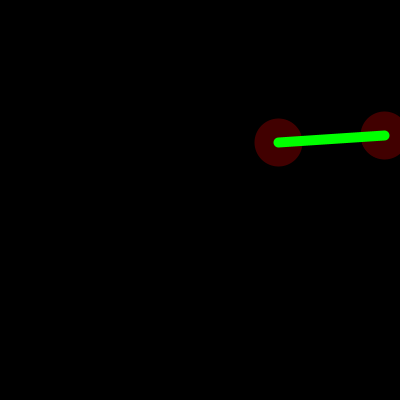
Frame 1 (no input)
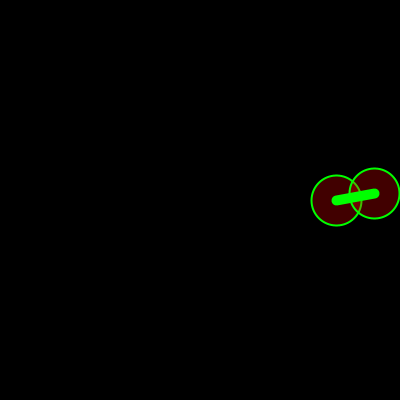
Frame 60 (the mouse pressed at the canvas centre just before this capture)
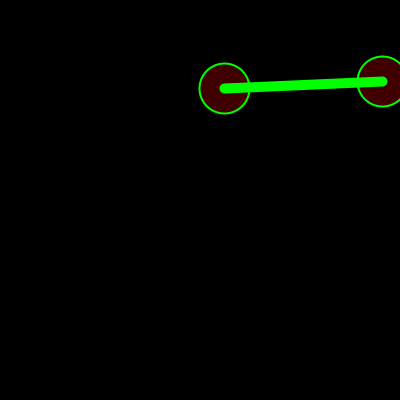
Frame 120 (the mouse held since frame 60 and released just before this capture)

The Processing sketch that drew these frames (run headless with seeded random() and noise(); from frame 60 on, the mouse is pressed at the canvas centre):

// Processing sketch: just_for_fun
// ── just_for_fun.pde
float x_1,y_1, dx_1 = +2.0, dy_1 = +2.0;
float x_2,y_2, dx_2 = +2.0, dy_2 = +2.0;
int account = 0;
final float radio = 50;

void setup(){
size(400,400);
  x_1 = random(radio,width);
  y_1 = random(radio,height);
  
  x_2 = random(radio,width);
  y_2 = random(radio,height);
}

void draw(){
 
  x_1 = x_1+dx_1;
  y_1 = y_1+dy_1;
  
  x_2 = x_2+dx_2;
  y_2 = y_2+dy_2;
  
  if(sqrt((x_1-x_2)*(x_1-x_2)+(y_1-y_2)*(y_1-y_2)) <= radio){
      dx_1 = -dx_1;
      dx_2 = -dx_2;
      
      dy_1 = -dy_1;
      dy_2 = -dy_2;
      
      //account++;
   }
   
   if(account>0){
   dx_1++;
   dy_1++;
   
   dx_2++;
   dy_2++;
   }
   
  fill(255,0,0, 65);
  
  background(0);
  strokeWeight(2);
  ellipse(x_1,y_1, radio, radio);
  ellipse(x_2,y_2, radio, radio);
  
  beginShape();
  stroke(0,255,0);
  strokeWeight(10);
  line(x_1,y_1, x_2, y_2);
  endShape();
  
  if(x_1 > width-radio){
  dx_1 = -dx_1;
  }
  if(y_1 > height-radio){
  dy_1 = -dy_1;
  }
  if(x_1 < radio){
  dx_1 = -dx_1;
  }
  if(y_1 < radio){
  dy_1 = -dy_1;
  }
  
  // second ball
  if(x_2 > width-radio){
  dx_2 = -dx_2;
  }
  if(y_2 > height-radio){
  dy_2 = -dy_2;
  }
  if(x_2 < radio){
  dx_2 = -dx_2;
  }
  if(y_2 < radio){
  dy_2 = -dy_2;
  }
}
